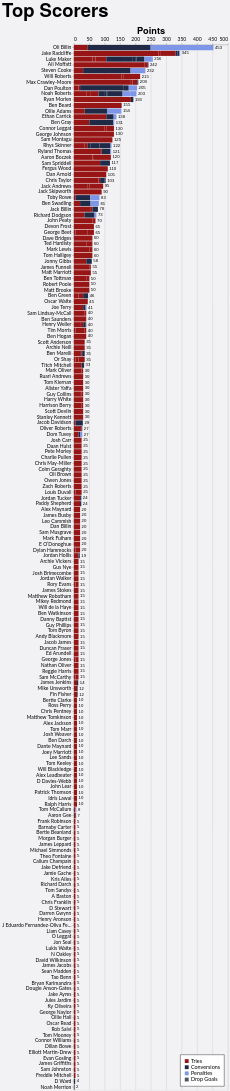

Express this chart as Vega-Lite.
### Vega-Lite specification from a JSON file in a GitHub repository (floating-point values rounded to 4 significant figures; data arrays with more than 128 entries replaced by an {"elided": "..."} marker saying what was removed)
{"config": {"axis": {"labelFont": "Lato, sans-serif", "titleFont": "PT Sans Narrow, Helvetica Neue, Helvetica, Arial, sans-serif", "labelFontSize": 13, "titleFontSize": 24, "gridColor": "#202947", "gridOpacity": 0.2}, "header": {"labelFont": "PT Sans Narrow, Helvetica Neue, Helvetica, Arial, sans-serif", "titleFont": "PT Sans Narrow, Helvetica Neue, Helvetica, Arial, sans-serif", "labelFontSize": 24, "titleFontSize": 28, "labelFontWeight": "bold", "orient": "left"}, "legend": {"labelFont": "Lato, sans-serif", "titleFont": "PT Sans Narrow, Helvetica Neue, Helvetica, Arial, sans-serif", "labelFontSize": 14, "titleFontSize": 16, "titlePadding": 5, "fillColor": "white", "strokeColor": "black", "padding": 10, "titleFontWeight": "lighter", "titleFontStyle": "italic", "titleColor": "gray", "offset": 10}, "title": {"font": "PT Sans Narrow, Helvetica Neue, Helvetica, Arial, sans-serif", "fontSize": 48, "fontWeight": "bold", "anchor": "start", "align": "center", "titlePadding": 20, "subtitlePadding": 10, "subtitleFontSize": 13, "subtitleColor": "", "subtitleFontStyle": "italic", "offset": 15, "color": "black"}, "axisX": {"labelAngle": 0}, "facet": {"title": null, "header": null, "align": {"row": "each", "column": "each"}}, "resolve": {"scale": {"y": "independent", "facet": "independent"}}, "background": "#f2f1f4"}, "layer": [{"mark": {"type": "bar"}, "encoding": {"color": {"field": "component", "legend": {"orient": "bottom-right", "title": null}, "scale": {"domain": ["Tries", "Conversions", "Penalties", "Drop Goals"], "range": ["#981515", "#202946", "#7d96e8", "#4b5563"]}, "type": "nominal"}, "order": {"field": "component_order", "sort": "ascending", "type": "quantitative"}, "tooltip": [{"field": "player", "title": "Player", "type": "nominal"}, {"field": "game_type", "title": "Game Type", "type": "nominal"}, {"field": "component", "title": "Score Type", "type": "nominal"}, {"aggregate": "sum", "field": "value", "title": "Value", "type": "quantitative"}, {"aggregate": "max", "field": "player_total", "title": "Total", "type": "quantitative"}], "x": {"aggregate": "sum", "axis": {"orient": "top", "title": "Points"}, "field": "value", "type": "quantitative"}, "y": {"field": "player", "sort": {"field": "player_total", "op": "max", "order": "descending"}, "title": null, "type": "nominal"}}}, {"mark": {"type": "text", "align": "left", "baseline": "middle", "color": "black", "dx": 4, "fontSize": 11}, "encoding": {"text": {"field": "total_value", "format": ".0f", "type": "quantitative"}, "x": {"axis": {"orient": "top", "title": "Points"}, "field": "total_value", "type": "quantitative"}, "y": {"field": "player", "sort": {"field": "player_total", "op": "max", "order": "descending"}, "title": null, "type": "nominal"}}, "transform": [{"aggregate": [{"op": "sum", "field": "value", "as": "total_value"}, {"op": "max", "field": "player_total", "as": "player_total"}], "groupby": ["player"]}]}], "data": {"name": "data-e06189be8156556ce9013845752c44a6"}, "height": {"step": 15}, "params": [{"name": "seasonParam", "value": []}, {"name": "gameTypesParam", "value": []}, {"name": "gameTypeParam", "value": "All games"}, {"name": "squadParam", "value": "All"}, {"name": "scoreTypeParam", "value": "Total"}], "title": {"text": "Top Scorers"}, "transform": [{"filter": "length(seasonParam) === 0 || indexof(seasonParam, datum.season) >= 0"}, {"filter": "length(gameTypesParam) === 0 || indexof(gameTypesParam, datum.game_type) >= 0"}, {"filter": "squadParam === \"All\" || datum.squad === squadParam"}, {"filter": "scoreTypeParam === datum.score_type"}, {"joinaggregate": [{"op": "sum", "field": "value", "as": "player_total"}], "groupby": ["player"]}, {"filter": "datum.player_total > 0"}], "width": 400, "$schema": "https://vega.github.io/schema/vega-lite/v5.20.1.json", "datasets": {"data-e06189be8156556ce9013845752c44a6": {"elided": "1156 records"}}}
